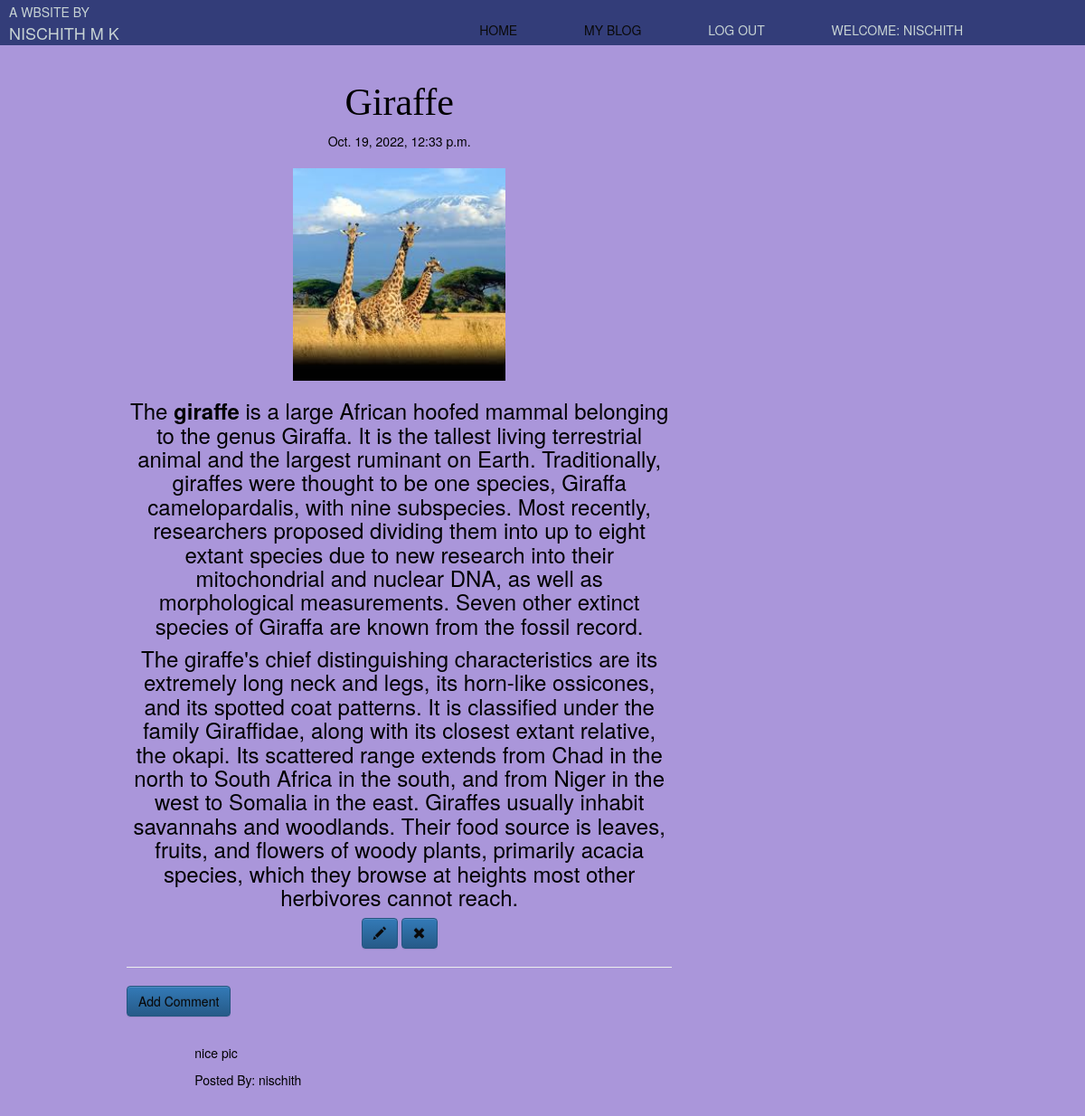
Screenshot of /post/24/ (signed in) with the database file from the repository.
### blog/models.py (models this page shows, shortened)
class Post(models.Model):
    author = models.ForeignKey('auth.User',on_delete=models.CASCADE)
    title = models.CharField(max_length=200)
    text = models.TextField()
    create_date = models.DateTimeField(default=timezone.now())
    published_date = models.DateTimeField(blank=True,null=True)
    photo = models.ImageField(upload_to='images/',max_length=255,blank=True,null=True)
    likes = models.ManyToManyField(User,related_name='blog_posts')

class Comment(models.Model):
    post = models.ForeignKey('blog.post',related_name='comments',on_delete=models.CASCADE)
    author = models.CharField(max_length=200)
    text = models.TextField()
    create_date = models.DateTimeField(default=timezone.now())
    approved_comment = models.BooleanField(default=False)

### blog/views.py (the view)
# urls.py: url(r'^post/(?P<pk>\d+)/$',views.PostDetailView.as_view(),name='post_detail'),
class PostDetailView(LoginRequiredMixin,DetailView):
    model = Post
    login_required = True

### blog/templates/blog/post_detail.html (shortened to what this page needs)
{% extends "blog/base.html" %}
{% block content %}
<h1 class="posttitle loader">{{ post.title }}</h1>
{% if post.published_date %}
<div class="date postdate">
    {{ post.published_date }}
</div>
<br>
<div align="center">
{% else %}
<a class="btn btn-default" href="{% url 'post_publish' pk=post.pk %}">Publish</a>
{% endif %}
{% if post.photo %}
    <img src="{{ post.photo.url }}"  class='' height='235' width='235'>
        {% endif %}
<h3>{{ post.text|safe|linebreaksbr }} </h3>
{% if user.is_authenticated %}
<a class="btn btn-primary" href="{% url 'post_edit' pk=post.pk %}">
    <span class="glyphicon glyphicon-pencil"></span>
</a>
<a class="btn btn-primary" href="{% url 'post_remove' pk=post.pk %}">
    <span class="glyphicon glyphicon-remove"></span>
</a>
{% endif %}
</div>
<hr>
<a class="btn btn-primary" href="{% url 'add_comment_to_post' pk=post.pk %}">Add Comment</a>
<div class="container">
    {% for comment in post.comments.all %}
    <br>
    {% if user.is_authenticated or comment.approved_comment %}
    <p>{{ comment.text|safe|linebreaks }}</p>
    <p> Posted By: {{ comment.author }} </p>
    {% endif %}
    {% empty %}
    <p> No Comments </p>
    {% endfor %}
</div>
{% endblock %}

### blog/templates/blog/base.html (shortened to what this page needs)
<!DOCTYPE html>
{% load static %}
<html lang="en">
<head>
        <link rel="stylesheet" href="https://maxcdn.bootstrapcdn.com/bootstrap/3.3.7/css/bootstrap.min.css">
        <link rel="stylesheet" href="https://maxcdn.bootstrapcdn.com/bootstrap/3.3.7/css/bootstrap-theme.min.css">
        <link rel="stylesheet" href="//cdn.jsdelivr.net/medium-editor/latest/css/medium-editor.min.css" type="text/css" media="screen" charset="utf-8">
        <link rel="stylesheet" href="{% static 'css/newblog.css' %}">
</head>
<body>
<body>
<div class="whole">
        <header>
                <div class="container">
      <nav>
        <ul>
                         <li id="des"><p>a wbsite by</p></li>
             <li id="name"><p>Nischith M k</p></li>
            <div class="dropdown">
                <li><a href="{% url 'post_list' %}">Home</a></li>
                                </div>
    {% if user.is_authenticated %}
            <div class="dropdown">
             <li><a href="{% url 'post_list' %}">My Blog</a></li>
                                </div>
        <li><a style="color: #c7d3d4;" href="{% url 'logout' %}">Log out</a></li>
        <li><a>Welcome: {{ user.username }}</a></li>
    {% else %}
    <li><a  href="{% url 'user_login' %}"><span class="glyphicon glyphicon-user"></span> login</a></li>
    {% endif%}
</ul>
       </nav>
    </div>
</header>
<div class="content container">
    <div class="row">
        <div class=" col-md-8">
            <div class="blog_posts">
                {% block content %}
                {% endblock %}
            </div>
        </div>
    </div>
</div>
</div>
</body>
</html>

### blog/static/css/newblog.css (style rules this page uses)
body { background: #b3b8c7; }
#name { position: absolute; top: 8px; left: 16px; }
.container { width: 80%; margin: 0 auto; }
header { background: #333d79ff; }
header::after { content: ""; display: table; clear: both; }
nav { float: right; }
nav ul { margin: 0; padding: 0; list-style: none; }
nav li { display: inline-block; margin-left: 70px; padding-top: 23px; position: relative; }
nav a { color: #c7d3d4ff; text-decoration: none; text-transform: uppercase; font-size: 14px; }
nav a::before { content: ""; display: block; height: 5px; background-color: #444; position: absolute; top: 0; width: 0%; transition: all ease-in-out 250ms; }
.dropdown { position: relative; display: inline-block; }
.postdate { text-align: center; }
.posttitle { font-family: "Chelsea Market", cursive; font-size: 3em; text-align: center; }
.content { padding: 20px; color: rgb(0, 0, 0); }
a:link { color: rgb(10, 10, 10); background-color: transparent; text-decoration: none; }

### blog/templates/blog/base.html (style rules this page uses)
body { background:#AA96DA; }
#name { position: absolute; top: 1px; left: -60px; font-size: 18px; color: #C7D3D4FF; text-transform: uppercase; }
#des { position: absolute; top: -20px; left: -60px; font-size: 14px; color: #C7D3D4FF; text-transform: uppercase; }

### rows the page displays
Post: title "Giraffe", published_date "Oct. 19, 2022, 12:33 p.m.", photo (picture), text "The giraffe is a large African hoofed mammal belonging to the genus Giraffa. It is the tallest living terrestrial animal and the largest ruminant on Earth. Traditionally, giraffes were thought to be one species, Giraffa camelopardalis, with nine subspecies. Most recently, researchers proposed dividing them into up to eight extant species due to new research into their mitochondrial and nuclear DNA, as well as morphological measurements. Seven other extinct species of Giraffa are known from the fossil record. The giraffe's chief distinguishing characteristics are its extremely long neck and legs, its horn-like ossicones, and its spotted coat patterns. It is classified under the family…"
Comment: text "nice pic", author "nischith"

### other values shown
{{ user.username }} "NISCHITH"
